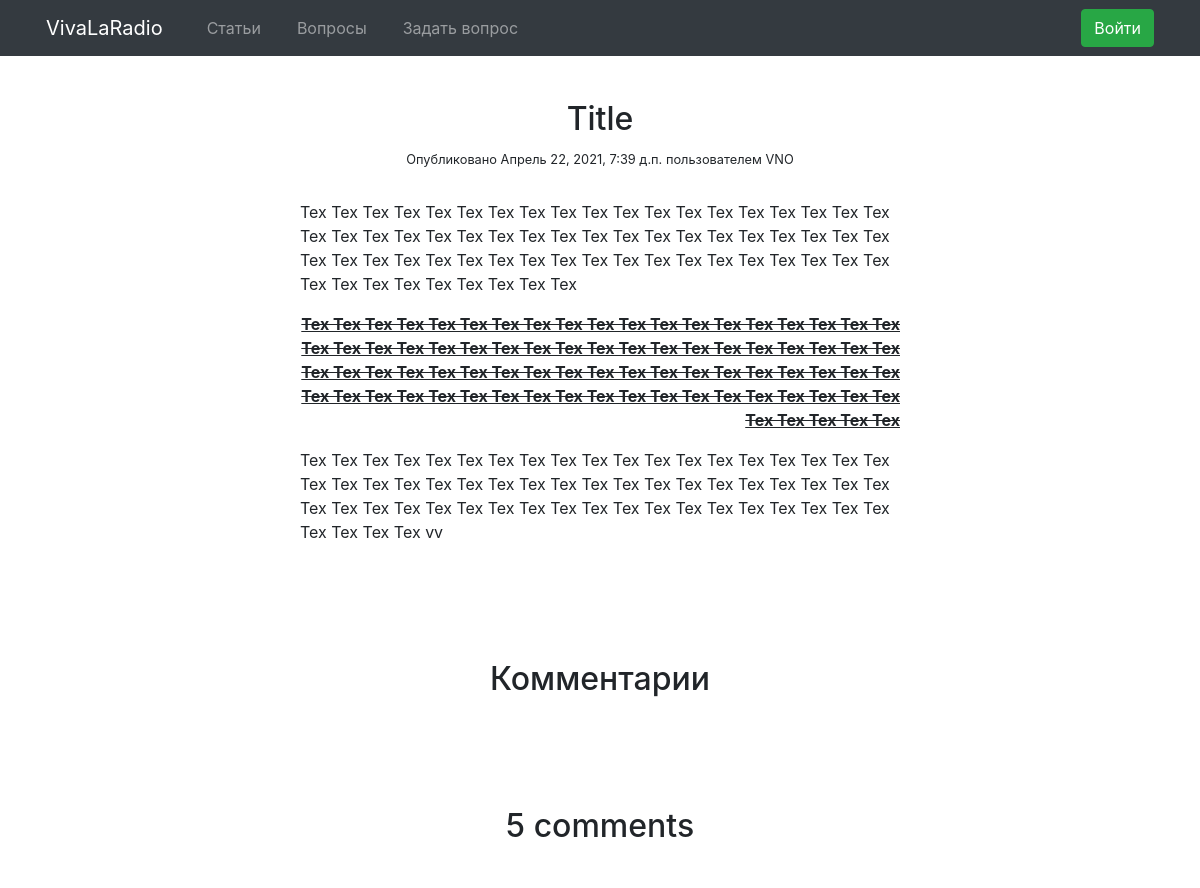
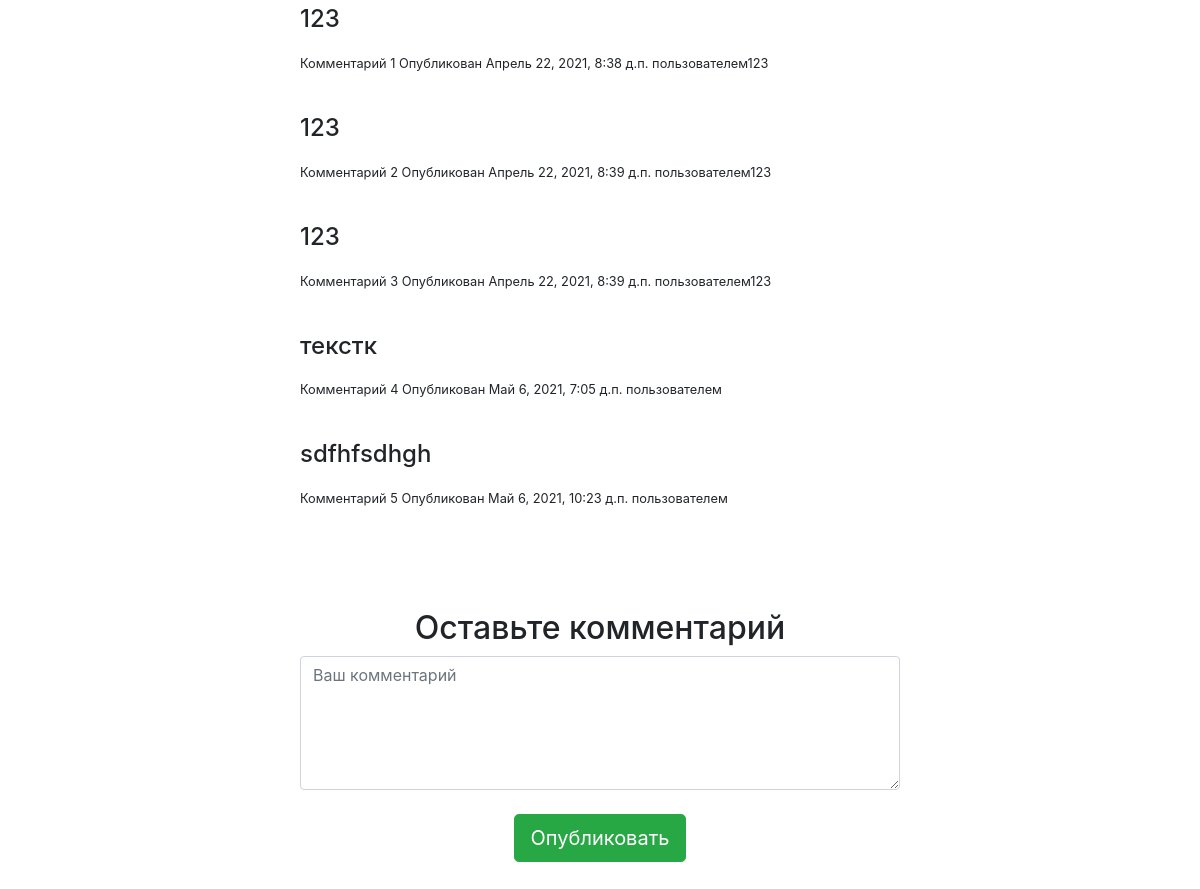
Screenshot of /2021/04/22/title/ with the database file from the repository (2 pictures, top to bottom).
### blog/models.py (models this page shows, shortened)
class Post(models.Model):
    STATUS_CHOICES = (
        ('draft', 'Draft'),
        ('published', 'Published'),
    )
    title = models.CharField(max_length=250)
    slug = models.SlugField(max_length=250, unique_for_date='publish')
    author = models.ForeignKey(User, related_name='blog_posts', on_delete=models.CASCADE)
    body = RichTextUploadingField()
    publish = models.DateTimeField(default=timezone.now)
    created = models.DateTimeField(auto_now_add=True)
    updated = models.DateTimeField(auto_now=True)
    status = models.CharField(max_length=10, choices=STATUS_CHOICES, default='draft')
    class Meta:
        ordering = ('-publish',)

class Comment(models.Model):
    post = models.ForeignKey(Post, related_name='comments', on_delete=models.CASCADE)
    name = models.CharField(max_length=80)
    email = models.EmailField()
    body = models.TextField()
    created = models.DateTimeField(auto_now_add=True)
    updated = models.DateTimeField(auto_now=True)
    active = models.BooleanField(default=True)
    class Meta:
        ordering = ('created',)

### blog/views.py (the view)
def post_detail(request, year, month, day, post):
    post = get_object_or_404(Post, slug=post,
                                   status='published',
                                   publish__year=year,
                                   publish__month=month,
                                   publish__day=day)
    comments = post.comments.filter(active=True)
    if request.method == 'POST':
        comment_form = CommentForm(data=request.POST)
        if comment_form.is_valid():
            new_comment = comment_form.save(commit=False)
            new_comment.post = post
            new_comment.save()
    else:
        comment_form = CommentForm()
    return render(request,
                  'blog/post/detail.html',
                 {'post': post,
                  'comments': comments,
                  'comment_form': comment_form})

### blog/models.py
class CommentForm(forms.ModelForm):
    class Meta:
        model = Comment
        fields = ('body',)
        widgets = {'body': forms.Textarea(attrs={"type": "text",
                                            "class": "form-control",
                                            "rows": "5",
                                            "placeholder": "Ваш комментарий"}, )}

### templates/blog/post/detail.html (shortened to what this page needs)
{% extends "../../base.html" %}
{% block content %}
    <h2>{{ post.title }}</h2>
    <div class="content">
      <div class="author">
        <small>Опубликовано {{ post.publish }} пользователем {{ post.author }}</small>
      </div>
      <div class="text">
        {% autoescape off %}
        {{ post.body }}
        {% endautoescape %}
      </div>
    <h2>Комментарии</h2>
    {% with comments.count as total_comments %}
        <h2>
            {{ total_comments }} comment{{ total_comments|pluralize }}
        </h2>
    {% endwith %}
    {% for comment in comments %}
    <div class="comment">
        <h4>{{ comment.body|linebreaks }}</h4>
        <small>
            Комментарий {{ forloop.counter }} Опубликован {{ comment.created }}
            пользователем{{ comment.name }}
        </small>
    </div>
    {% empty %}
        <h4>Здесь еще нет комментариев. Станьте первым!</h4>
    {% endfor %}
    {% if new_comment %}
    <h2>Ваш комментарий был добавлеен.</h2>
    {% else %}
        <h2>Оставьте комментарий</h2>
        <form action="." method="post" class="form-comment" align="center">
            {% for field in comment_form %}
                {{ field }}
            {% endfor %}
            <div class="form-group">
                <br><button type="submit" class="btn btn-lg btn-success">Опубликовать</button>
            </div>
        </form>
    {% endif %}
    </div>
{% endblock %}

### static/css/style.css (style rules this page uses)
.content { margin:0% 25% 0% 25%; width:50%; }
.author { text-align: center; padding-bottom: 30px; }
.comment { padding-top: 40px; }
.form-comment { padding-bottom: 100px; }
h2 { padding-top: 100px; text-align: center; }

### rows the page displays
Post: title "Title", publish "Апрель 22, 2021, 7:39 д.п.", author "VNO", body "Tex Tex Tex Tex Tex Tex Tex Tex Tex Tex Tex Tex Tex Tex Tex Tex Tex Tex Tex Tex Tex Tex Tex Tex Tex Tex Tex Tex Tex Tex Tex Tex Tex Tex Tex Tex Tex Tex Tex Tex Tex Tex Tex Tex Tex Tex Tex Tex Tex Tex Tex Tex Tex Tex Tex Tex Tex Tex Tex Tex Tex Tex Tex Tex Tex Tex Tex Tex Tex Tex Tex Tex Tex Tex Tex Tex Tex Tex Tex Tex Tex Tex Tex Tex Tex Tex Tex Tex Tex Tex Tex Tex Tex Tex Tex Tex Tex Tex Tex Tex Tex Tex Tex Tex Tex Tex Tex Tex Tex Tex Tex Tex Tex Tex Tex Tex Tex Tex Tex Tex Tex Tex Tex Tex Tex Tex Tex Tex Tex Tex Tex Tex Tex Tex Tex Tex Tex Tex Tex Tex Tex Tex Tex Tex Tex Tex Tex Tex Tex Tex Tex Tex Tex Tex Tex Tex Tex Tex Tex Tex Tex Tex Tex Tex Tex Tex Tex Tex Tex Tex Tex Tex Tex Tex Tex…"
Comment: body "123", created "Апрель 22, 2021, 8:38 д.п.", name "123"
Comment: body "123", created "Апрель 22, 2021, 8:39 д.п.", name "123"
Comment: body "123", created "Апрель 22, 2021, 8:39 д.п.", name "123"
Comment: body "текстк", created "Май 6, 2021, 7:05 д.п."
Comment: body "sdfhfsdhgh", created "Май 6, 2021, 10:23 д.п."

### other values shown
{{ total_comments }} "5"
